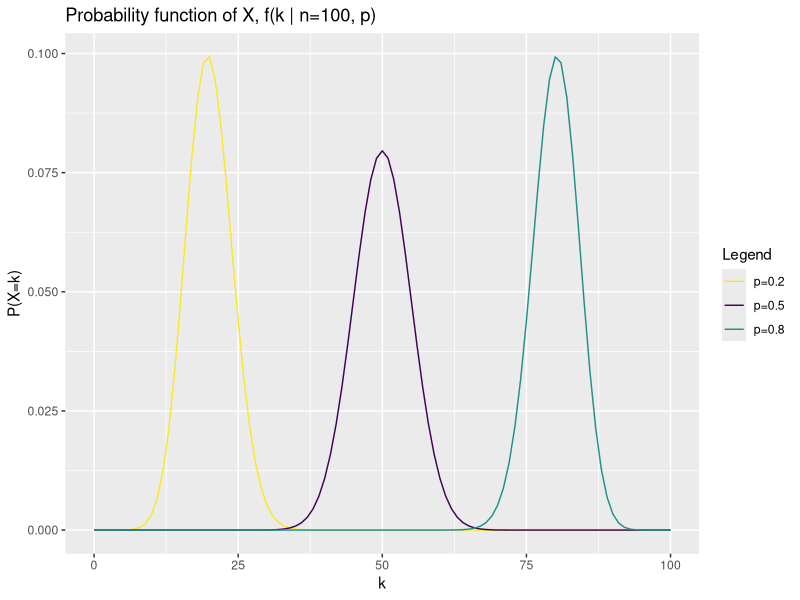

Recreate this plot in R.
## ---- chunk 1
library("tidyverse", "knitr")
d1 = 1:6
d2 = 1:6

Y = NULL
for (i in d1) {
  for (j in d2) {
    sum_ij = i + j
    Y <- c(Y,sum_ij)
  }
}

ditrib_Y <- table(Y) %>% as_tibble() %>% mutate(p=round(n/sum(n),2)) %>% select(-n)
names(ditrib_Y) <- c("y","P(Y=y)") 
knitr::kable(ditrib_Y, format = "markdown", align = 'lc')
## ---- chunk 2
set.seed(12345)
moneda <- rbinom(n=1, size=1, p=0.7)
print(moneda)
## ---- chunk 3
set.seed(12345)
monedas <- rbinom(n=100, size=1, p=0.7)
print(monedas)
## ---- chunk 4
# Probability of getting 5 successes out of 10 trials if probability of success is 0.9 

#Manually
choose(10,5)*(0.9^5)*(0.1^5) 

# Using random variable distribution functions
dbinom(x=5,size=10,prob=0.9)
## ---- chunk 5
library("tidyverse")
plot <- ggplot(data = data.frame(k = 0), mapping = aes(x = k))
binom_distrib <- function(p,n,k) choose(n,k)*(p^(k))*((1-p)^(n-k))

plot <- plot + stat_function(fun = binom_distrib, args = list(n= 100, p= 0.2), aes(color="red")) +
  stat_function(fun = binom_distrib, args = list(n= 100,p=0.5), aes(color="blue")) +
  stat_function(fun = binom_distrib, args = list(n= 100,p=0.8), aes(color="green")) +
  xlim(0,100) + labs(y="P(X=k)", title="Probability function of X, f(k | n=100, p)") +
     scale_color_viridis_d(name = "Legend",
                          breaks = c("red", "blue", "green"),
                          labels = c("p=0.2", "p=0.5", "p=0.8"),
                          guide = "legend")

print(plot)
